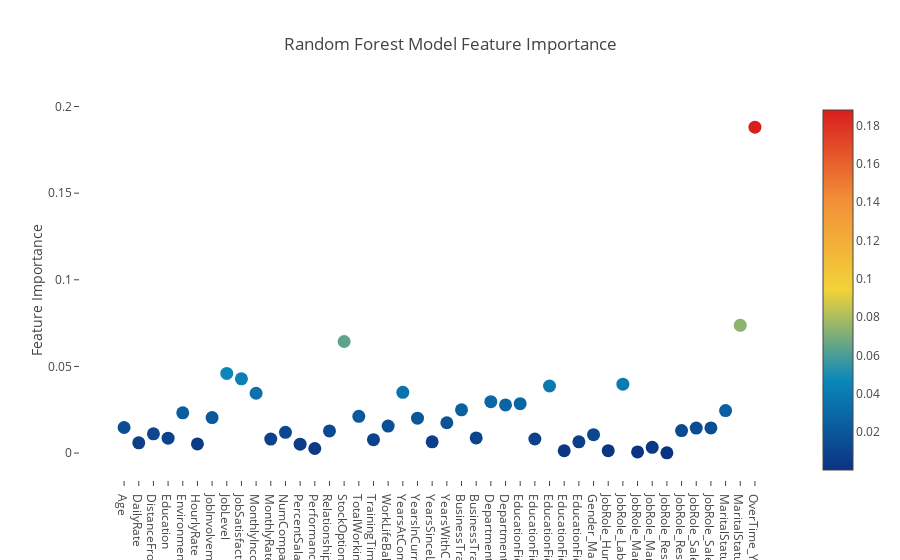

This figure's notebook cell:
### Markdown cell above
#### Feature Ranking via the Random Forest Model

Now let's print out the most important features in the trained Random Forest model.

### Code cell
plot_importances('Random Forest', rf)

### Figure 1 — Plotly figure (JSON) as saved in the notebook; plotly's stock layout.template omitted (floating-point values rounded to 4 significant figures)
{"data": [{"marker": {"color": [0.01476, 0.005928, 0.01113, 0.008607, 0.02326, 0.005266, 0.02049, 0.046, 0.04283, 0.03454, 0.008058, 0.012, 0.005154, 0.002633, 0.01279, 0.06438, 0.02119, 0.007707, 0.01558, 0.03506, 0.02017, 0.006496, 0.01751, 0.02497, 0.008734, 0.02966, 0.02776, 0.02852, 0.008128, 0.03873, 0.001331, 0.006484, 0.01059, 0.001369, 0.03978, 0.0006872, 0.003339, 0.0001176, 0.01301, 0.01443, 0.01451, 0.02451, 0.07371, 0.1881], "colorscale": "Portland", "showscale": true, "size": 13, "sizemode": "diameter", "sizeref": 1}, "mode": "markers", "text": ["Age", "DailyRate", "DistanceFromHome", "Education", "EnvironmentSatisfaction", "HourlyRate", "JobInvolvement", "JobLevel", "JobSatisfaction", "MonthlyIncome", "MonthlyRate", "NumCompaniesWorked", "PercentSalaryHike", "PerformanceRating", "RelationshipSatisfaction", "StockOptionLevel", "TotalWorkingYears", "TrainingTimesLastYear", "WorkLifeBalance", "YearsAtCompany", "YearsInCurrentRole", "YearsSinceLastPromotion", "YearsWithCurrManager", "BusinessTravel_Travel_Frequently", "BusinessTravel_Travel_Rarely", "Department_Research & Development", "Department_Sales", "EducationField_Life Sciences", "EducationField_Marketing", "EducationField_Medical", "EducationField_Other", "EducationField_Technical Degree", "Gender_Male", "JobRole_Human Resources", "JobRole_Laboratory Technician", "JobRole_Manager", "JobRole_Manufacturing Director", "JobRole_Research Director", "JobRole_Research Scientist", "JobRole_Sales Executive", "JobRole_Sales Representative", "MaritalStatus_Married", "MaritalStatus_Single", "OverTime_Yes"], "type": "scatter", "x": ["Age", "DailyRate", "DistanceFromHome", "Education", "EnvironmentSatisfaction", "HourlyRate", "JobInvolvement", "JobLevel", "JobSatisfaction", "MonthlyIncome", "MonthlyRate", "NumCompaniesWorked", "PercentSalaryHike", "PerformanceRating", "RelationshipSatisfaction", "StockOptionLevel", "TotalWorkingYears", "TrainingTimesLastYear", "WorkLifeBalance", "YearsAtCompany", "YearsInCurrentRole", "YearsSinceLastPromotion", "YearsWithCurrManager", "BusinessTravel_Travel_Frequently", "BusinessTravel_Travel_Rarely", "Department_Research & Development", "Department_Sales", "EducationField_Life Sciences", "EducationField_Marketing", "EducationField_Medical", "EducationField_Other", "EducationField_Technical Degree", "Gender_Male", "JobRole_Human Resources", "JobRole_Laboratory Technician", "JobRole_Manager", "JobRole_Manufacturing Director", "JobRole_Research Director", "JobRole_Research Scientist", "JobRole_Sales Executive", "JobRole_Sales Representative", "MaritalStatus_Married", "MaritalStatus_Single", "OverTime_Yes"], "y": [0.01476, 0.005928, 0.01113, 0.008607, 0.02326, 0.005266, 0.02049, 0.046, 0.04283, 0.03454, 0.008058, 0.012, 0.005154, 0.002633, 0.01279, 0.06438, 0.02119, 0.007707, 0.01558, 0.03506, 0.02017, 0.006496, 0.01751, 0.02497, 0.008734, 0.02966, 0.02776, 0.02852, 0.008128, 0.03873, 0.001331, 0.006484, 0.01059, 0.001369, 0.03978, 0.0006872, 0.003339, 0.0001176, 0.01301, 0.01443, 0.01451, 0.02451, 0.07371, 0.1881]}], "layout": {"autosize": true, "hovermode": "closest", "showlegend": false, "title": "Random Forest Model Feature Importance", "xaxis": {"showgrid": false, "showline": false, "ticklen": 5, "zeroline": false}, "yaxis": {"gridwidth": 2, "showgrid": false, "ticklen": 5, "title": "Feature Importance", "zeroline": false}}}
